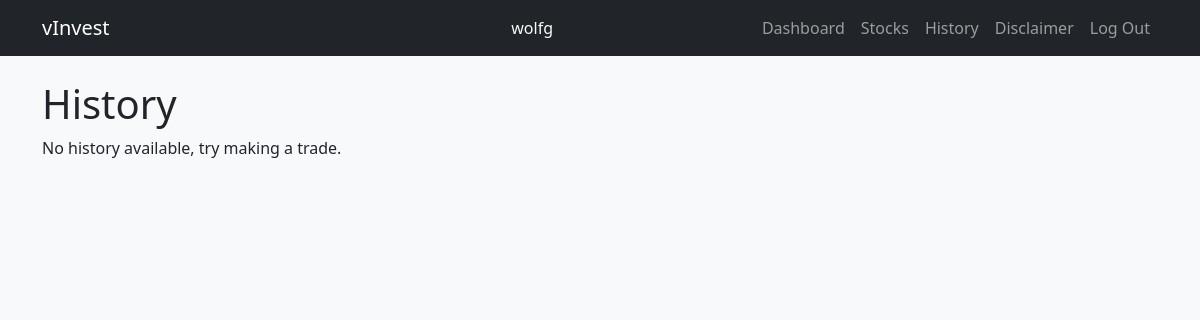
Page /history/ (signed in) on the earlier database version.
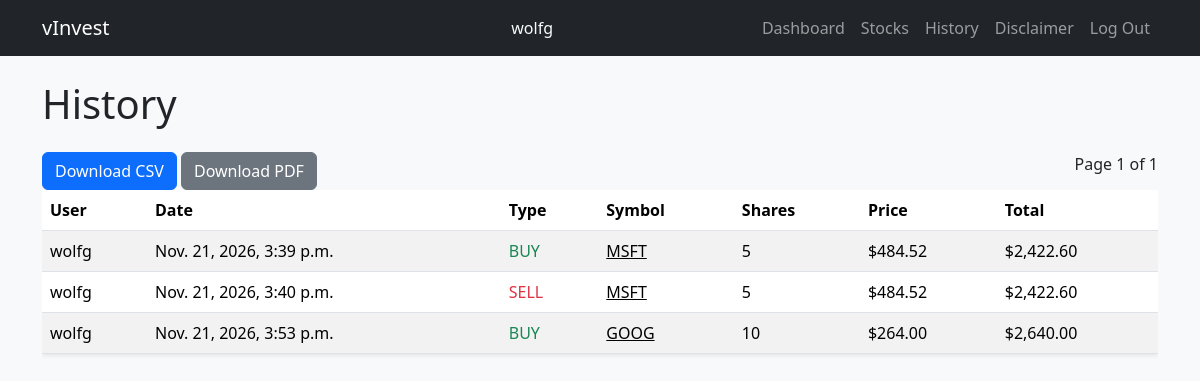
Same page on the later database version.
### core/models.py (models this page shows, shortened)
class Trade(models.Model):
    class TradeType(models.TextChoices):
        BUY = "BUY", "Buy"
        SELL = "SELL", "Sell"
    user = models.ForeignKey(
        settings.AUTH_USER_MODEL,
        on_delete=models.CASCADE,
        related_name="trades",
    )
    date = models.DateTimeField(default=timezone.now, db_index=True)
    trade_type = models.CharField(max_length=4, choices=TradeType.choices)
    stock = models.ForeignKey(
        Stock,
        on_delete=models.CASCADE,
        related_name="trades",
    )
    shares = models.PositiveIntegerField()
    price = models.DecimalField(max_digits=12, decimal_places=2)
    class Meta:
        ordering = ["date"]

class Stock(models.Model):
    symbol = models.CharField(max_length=5, unique=True)
    desc = models.TextField()

### core/views.py (the view)
# urls.py: path("history/", core_views.history, name="history"),
@login_required
def history(request):
    trades = models.Trade.objects.filter(user=request.user)
    paginator = Paginator(trades, 10)
    page = request.GET.get("page")
    trades = paginator.get_page(page)
    for trade in trades:
        trade.total = trade.shares * trade.price
    return render(request, 'core/history.html', { "trades": trades })

### core/templates/core/history.html (shortened to what this page needs)
{% extends 'core/base.html' %}
{% block body %}
<h1>History</h1>
{% if trades %}
  <div class="row justify-content-between mt-4">
    <div class="col-auto">
      <a class="btn btn-primary" href="{% url 'csv' %}">Download CSV</a>
      <a class="btn btn-secondary" href="{% url 'pdf' %}">Download PDF</a>
    </div>
    <div class="col-auto">
      <div class="row justify-content-end align-items-center">
        <div class="col-auto">
          <span>Page {{ trades.number }} of {{ trades.paginator.num_pages }}</span>
        </div>
      </div>
    </div>
  </div>
  <div class="table-responsive">
    <table class="table table-striped align-middle shadow-sm">
      <thead>
        <tr>
          <th>User</th>
          <th>Date</th>
          <th>Type</th>
          <th>Symbol</th>
          <th>Shares</th>
          <th>Price</th>
          <th>Total</th>
        </tr>
      </thead>
      <tbody>
        {% for trade in trades %}
          <tr>
            <td>{{ trade.user.username }}</td>
            <td>{{ trade.date }}</td>
            {% if trade.trade_type == "BUY" %}
              <td class="text-success">{{ trade.trade_type }}</td>
            {% else %}
              <td class="text-danger">{{ trade.trade_type }}</td>
            {% endif %}
            <td>
              <a class="link-body-emphasis"
                href="{% url 'stock-details' trade.stock.symbol %}"
              >
                {{ trade.stock.symbol }}
              </a>
            </td>
            <td>{{ trade.shares }}</td>
            <td>${{ trade.price|floatformat:"2g" }}</td>
            <td>${{ trade.total|floatformat:"2g" }}</td>
          </tr>
        {% endfor %}
      </tbody>
    </table>
  </div>
{% else %}
  <p>No history available, try making a trade.</p>
{% endif %}
{% endblock %}

Differences in the rows shown:
added Trade: user.username "wolfg", date "Nov. 21, 2026, 3:39 p.m.", trade_type "BUY", stock.symbol "MSFT", shares "5", price "484.52", total "2,422.60"
added Trade: user.username "wolfg", date "Nov. 21, 2026, 3:40 p.m.", trade_type "SELL", stock.symbol "MSFT", shares "5", price "484.52", total "2,422.60"
added Trade: user.username "wolfg", date "Nov. 21, 2026, 3:53 p.m.", trade_type "BUY", stock.symbol "GOOG", shares "10", price "264.00", total "2,640.00"
Other differences:
{{ trades.number }}: (not shown) → "1"
{{ trades.paginator.num_pages }}: (not shown) → "1"
text no longer shown: "No history available, try making a trade."
text now shown: "Download CSV Download PDF Page of User Date Type Symbol Shares Price Total"
